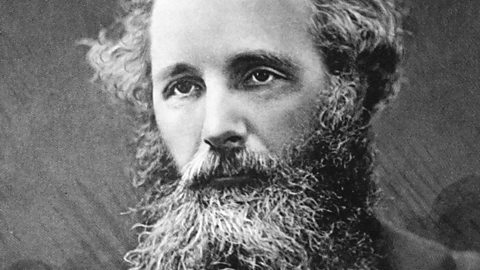
#> input picture object.jpg, 480 x 270 px
$ python 8.py
#> lines starting #> are read from the running program, lines starting #| are printed output that depends on the picture; after the words box and inside, x2 and y2 are one past the last pixel; in counts of white or black regions, pixels touching at a corner belong together
# Create an interactive model of the (surprising!) real image
# of an object in a concave spherical mirror.
import matplotlib.pyplot as plt
import matplotlib.cbook as cbook
from matplotlib.patches import Arc
import numpy as np
import cv2
import os
import math

c = 299792458 #m/s
pi = 3.14159265358979323846

with cbook.get_sample_data(os.getcwd() + "/object.jpg") as image_file:
    image = plt.imread(image_file)
#> image is the input picture: shape (270, 480, 3); min 0, max 255, mean 113.9

fig, ax = plt.subplots()
x = -0.05
y = -0.1
w = 0.4
h = w*0.5625
R = 0.5
w_p = 480
h_p = 270

def lens_project(x, y, R):
    #th = math.atan(y/(math.sqrt(R**2 - x**2)))
    th = math.atan(y/(math.sqrt(R**2 - y**2)))
    m = math.tan(2*th)
    X = -((m*math.sqrt(R**2 - y**2) - y))/((y/x) + m)
    Y = (y/x)*X
    return X, Y

def show():
    global x, y, w, h, R, image, fig, ax
    ax.cla() # Clear the axes

    ax.imshow(image, extent=(x, x+w, y, y+h)) # Draw the original image

    H, W = image.shape[:2]  # Original image dimensions
#> H = 270; W = 480

    # Make coordinate grids for pixel positions in output
    j, i = np.meshgrid(np.arange(W), np.arange(H))  # j=cols (x), i=rows (y)

    # Convert pixel positions to world coords (xw, yw)
    xw = x + (j / (W - 1)) * w
    yw = y + (i / (H - 1)) * h

    # Apply lens projection to every coordinate
    Xp = np.zeros_like(xw, dtype=np.float32)
    Yp = np.zeros_like(yw, dtype=np.float32)
    for row in range(H):
        for col in range(W):
            Xp[row, col], Yp[row, col] = lens_project(xw[(H-1) - row, (W-1) - col], yw[(H-1) - row, (W-1) - col], R)
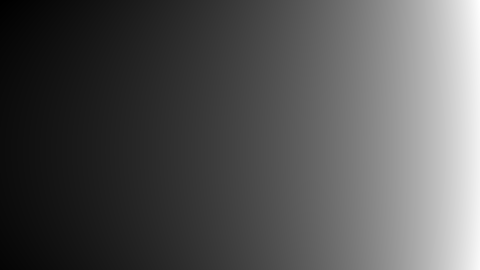
#> Xp: shape (270, 480) float32; min -0.157, max 0.0734, mean -0.0801; drawn with min black and max white
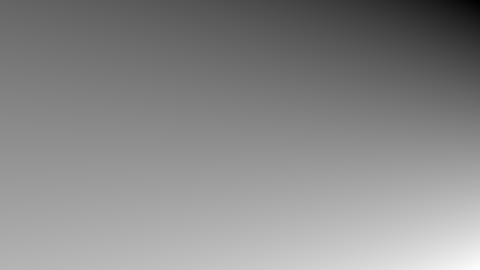
#> Yp: shape (270, 480) float32; min -0.183, max 0.138, mean -0.00939; drawn with min black and max white
            # Offset from H and W necessary due to difference between OpenCV and matplotlib coordinates

    # Draws edges of projected image
    # ax.scatter(Xp[0], Yp[0])
    # ax.scatter(Xp[-1], Yp[-1])
    # ax.scatter(Xp[:,0], Yp[:,0])
    # ax.scatter(Xp[:,-1], Yp[:,-1])

    # Draws construction lines
    ax.plot(np.array([x, -math.sqrt(R**2-(y+h)**2)]), np.array([y+h, y+h]), color='r')
    ax.plot(np.array([-math.sqrt(R**2-(y+h)**2), lens_project(x, y+h, R)[0]]), np.array([y+h, lens_project(x, y+h, R)[1]]), color='r')
    ax.plot(np.array([x, lens_project(x, y+h, R)[0]]), np.array([y+h, lens_project(x, y+h, R)[1]]), color='r', ls='--')

    ax.add_patch(Arc((-math.sqrt(R**2-(y+h)**2), y+h), 0.2, 0.2, angle=-math.degrees(math.atan((y+h)/(math.sqrt(R**2 - (y+h)**2)))), theta1=0.0, theta2=math.degrees(math.atan((y+h)/(math.sqrt(R**2 - (y+h)**2)))), color='b'))
    ax.plot(np.array([-math.sqrt(R**2-(y+h)**2), 0]), np.array([y+h, 0]), color='b', ls='--')

    # Calculate new world-coordinate bounding box from projection
    min_x, max_x = np.min(Xp), np.max(Xp)
    min_y, max_y = np.min(Yp), np.max(Yp)

    # Convert projected coords back to pixel coords
    dest_px = ((Xp - min_x) / (max_x - min_x) * (W - 1)).astype(int)
    dest_py = ((Yp - min_y) / (max_y - min_y) * (H - 1)).astype(int)

    # OpenCV -> matplotlib coordinates
    dest_py = (H - 1) - dest_py

    # Unfortunately cv2.remap() actually does the inverse operation
    # to what we want, so the mapping has to be reversed.

    rXp = np.full_like(Xp, -1, dtype=np.float32)
    rYp = np.full_like(Yp, -1, dtype=np.float32)

    # Fill remap arrays (inverse mapping)
    for row in range(H):
        for col in range(W):
            dy = dest_py[row, col]
            dx = dest_px[row, col]
            if 0 <= dy < H and 0 <= dx < W:
                rXp[dy, dx] = col  # source x index
                rYp[dy, dx] = row  # source y index
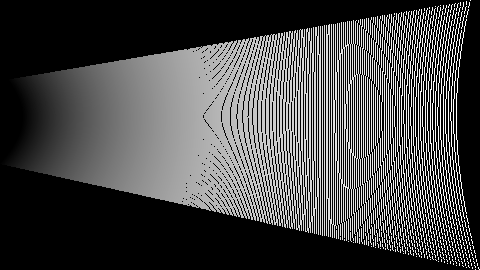
#> rXp: shape (270, 480) float32; min -1, max 479, mean 136.2; drawn with min black and max white
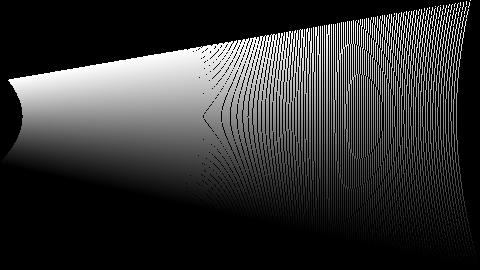
#> rYp: shape (270, 480) float32; min -1, max 269, mean 54.8; drawn with min black and max white

    # Remap using OpenCV
    warped = cv2.remap(image, rXp, rYp, interpolation=None, borderValue=[0, 0, 0])

    # Add transparency to background
    warped = warped.astype(np.float32) / 255.0 # To have a transparency channel the colours have to be in the range 0-1 rather than 0-255
    alpha = (np.any(warped != 0, axis=-1)).astype(np.float32) * 0.7 # The alpha channel
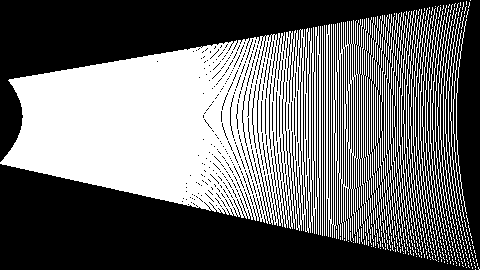
#> alpha: shape (270, 480) float32; values 0 (black) and 0.7 (white), 42.1% white; 301 white regions (256 under 20 px), largest, box (x1, y1, x2, y2) and area: (0, 26, 321, 235) 39742, (326, 19, 364, 243) 4092, (361, 18, 369, 240) 439
    warped = np.dstack((warped, alpha)) # Combine the alpha channel
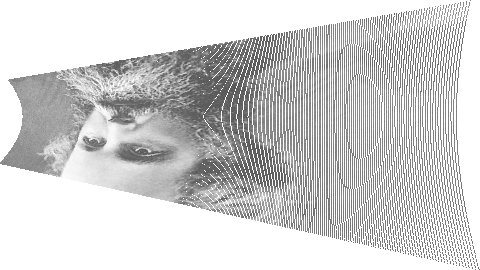
#> warped: shape (270, 480, 4) float32; mean R, G, B, A 0.16, 0.16, 0.16, 0.294; transparent parts drawn white

    # Show projected image
    ax.imshow(warped, extent=(min_x, max_x, min_y, max_y), interpolation=None)

    # Draw the lens
    ax.add_patch(Arc((0, 0), R*2, R*2, angle=0.0, theta1=90.0, theta2=270.0))
    ax.scatter(np.array([0]), np.array([0]), marker="x", color='b')

    plt.xlim(-0.5, 0.8)
    plt.ylim(-0.6, 0.6)
    plt.grid()
    fig.canvas.draw()

def on_press(event): # For moving the image with the keyboard
    global x, y, w, h, R, image, fig, ax
    print('press', event.key)
    match event.key:
        case "left":
            x -= 0.02
        case "right":
            x += 0.02
        case "up":
            y += 0.02
        case "down":
            y -= 0.02
    show()

fig.canvas.mpl_connect('key_press_event', on_press)
show()
plt.show()
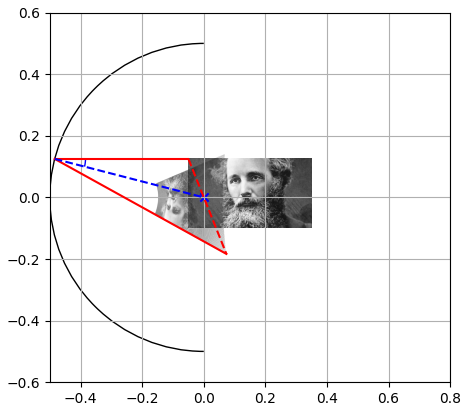
#> figure drawn by matplotlib, 1 panel
